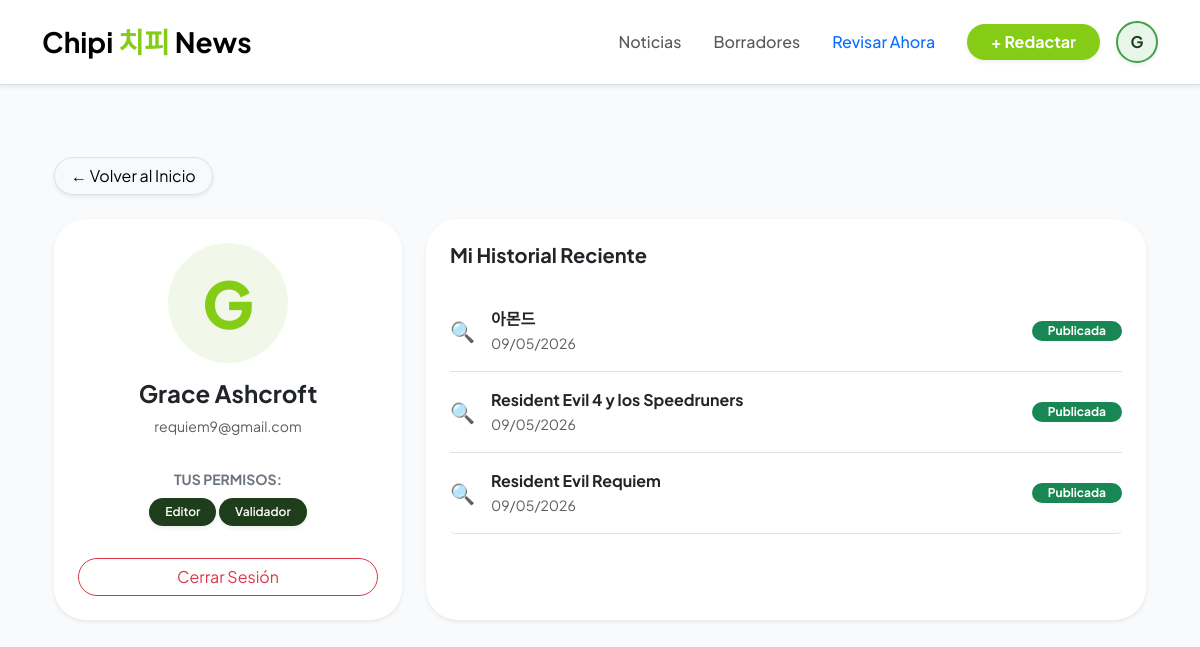
The app's page /public/index.php?page=perfil (signed in) with its own data.
### tables this page shows
CREATE TABLE IF NOT EXISTS `noticias` (
  `id` int NOT NULL AUTO_INCREMENT,
  `titulo` varchar(100) NOT NULL,
  `resumen` varchar(200) DEFAULT NULL,
  `descripcion` text NOT NULL,
  `imagen` varchar(255) DEFAULT NULL,
  `estado` enum('Borrador','Lista para Validación','Para Corrección','Publicada','Expirada','Anulada') DEFAULT 'Borrador',
  `autor_id` int DEFAULT NULL,
  `fecha_creacion` timestamp NULL DEFAULT CURRENT_TIMESTAMP,
  `fecha_publicacion` datetime DEFAULT NULL,
  `fecha_expiracion` datetime DEFAULT NULL,
  PRIMARY KEY (`id`),
  KEY `autor_id` (`autor_id`)
);

### src/helpers.php (called while the page is built, shortened)
<?php
function e($string) {
    return htmlspecialchars($string ?? '', ENT_QUOTES, 'UTF-8');
}

### src/noticias-logic.php (called while the page is built, shortened)
<?php
function obtenerHistorialUsuario($conn, $usuario_id) {
    $stmt = $conn->prepare("SELECT * FROM noticias WHERE autor_id = ? ORDER BY fecha_creacion DESC LIMIT 5");
    $stmt->bind_param("i", $usuario_id);
    $stmt->execute();
    return $stmt->get_result();
}

### views/auth/perfil.php (the view, shortened to what this page needs)
<?php
$historial = obtenerHistorialUsuario($conn, $_SESSION['usuario_id']);
?>
<div class="container py-4">
    <div class="mb-4">
        <a href="?page=home" class="btn btn-light rounded-pill px-3 border shadow-sm">← Volver al Inicio</a>
    </div>
    <div class="row g-4">
        <div class="col-md-4 text-center">
            <div class="card border-0 shadow-sm rounded-5 p-4 bg-white">
                <div class="rounded-circle bg-chipi-light d-flex align-items-center justify-content-center mx-auto mb-3" style="width:120px; height:120px;">
                    <h1 class="display-3 m-0 text-chipi"><?= strtoupper(substr($_SESSION['usuario_nombre'], 0, 1)) ?></h1>
                </div>
                <h4 class="fw-bold"><?= e($_SESSION['usuario_nombre']) ?> <?= e($_SESSION['usuario_apellido']) ?></h4>
                <p class="text-muted small"><?= e($_SESSION['usuario_email']) ?></p>
                <div class="my-3">
                    <p class="small text-uppercase fw-bold text-secondary mb-2">Tus Permisos:</p>
                    <?php
                    $roles = (array)$_SESSION['usuario_roles'];
                    foreach ($roles as $rol): ?>
                        <span class="badge rounded-pill px-3 py-2 shadow-sm" style="background-color: #1e3d1a; color: white; font-weight: 600;">
                            <?= (trim($rol) == 1) ? 'Editor' : 'Validador' ?>
                        </span>
                    <?php endforeach; ?>
                </div>
                <a href="?page=logout" class="btn btn-outline-danger w-100 rounded-pill mt-3">Cerrar Sesión</a>
            </div>
        </div>
        <div class="col-md-8">
            <div class="card border-0 shadow-sm rounded-5 p-4 bg-white h-100">
                <h5 class="fw-bold mb-4">Mi Historial Reciente</h5>
                <div class="list-group list-group-flush">
                    <?php if (mysqli_num_rows($historial) > 0): ?>
                        <?php while ($h = mysqli_fetch_assoc($historial)): ?>
                            <?php
                            $pagina_destino = ($h['estado'] == 'Borrador') ? 'editar-noticia' : 'noticia';
                            ?>
                            <div class="list-group-item px-0 py-3 d-flex justify-content-between align-items-center border-bottom bg-transparent">
                                <div class="d-flex align-items-center gap-3">
                                    <a href="?page=<?= $pagina_destino ?>&id=<?= $h['id'] ?>" class="text-decoration-none fs-5" title="Ver contenido">
                                        <?= ($h['estado'] == 'Borrador') ? '📝' : '🔍' ?>
                                    </a>
                                    <div>
                                        <a href="?page=<?= $pagina_destino ?>&id=<?= $h['id'] ?>" class="h6 fw-bold mb-0 text-dark text-decoration-none hover-chipi">
                                            <?= e($h['titulo']) ?>
                                        </a>
                                        <br>
                                        <small class="text-muted"><?= date('d/m/Y', strtotime($h['fecha_creacion'])) ?></small>
                                    </div>
                                </div>
                                <?php
                                $badge_color = 'bg-warning text-dark';
                                if ($h['estado'] == 'Publicada') $badge_color = 'bg-success';
                                ?>
                                <span class="badge rounded-pill <?= $badge_color ?> px-3">
                                    <?= $h['estado'] ?>
                                </span>
                            </div>
                        <?php endwhile; ?>
                    <?php else: ?>
                        <div class="text-center py-5">
                            <p class="text-muted">Todavía no tenés actividad registrada.</p>
                        </div>
                    <?php endif; ?>
                </div>
            </div>
        </div>
    </div>
</div>

### public/assets/css/style.css (style rules this page uses)
:root { --chipi-dark: #1e3d1a; --chipi-apple: #84cc16; --chipi-light: #f1f8e9; --body-bg: #f8fafc; --text-main: #1e293b; }
body { font-family: 'Plus Jakarta Sans', sans-serif; background-color: var(--body-bg); color: var(--text-main); }
.text-chipi { color: var(--chipi-apple) !important; font-weight: 800 !important; }
.bg-chipi-light { background-color: var(--chipi-light); }

### records on screen
noticias: titulo "아몬드", fecha_creacion "09/05/2026", estado "Publicada"
noticias: titulo "Resident Evil 4 y los Speedruners", fecha_creacion "09/05/2026", estado "Publicada"
noticias: titulo "Resident Evil Requiem", fecha_creacion "09/05/2026", estado "Publicada"

### other values on screen
substr($_SESSION['usuario_nombre'], 0, 1) "G"
$_SESSION['usuario_nombre'] "Grace"
$_SESSION['usuario_apellido'] "Ashcroft"
$_SESSION['usuario_email'] "requiem9@gmail.com"
